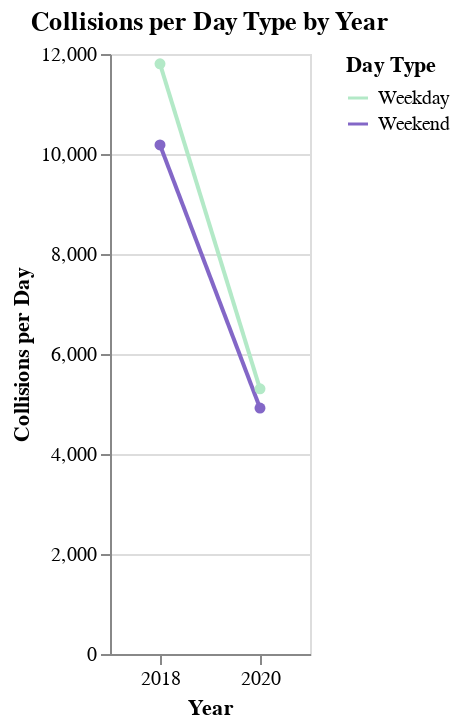

Notebook code cell kept with this figure:
### Code cell
df = collisions.loc[:, ['YEAR', 'DAY NAME', 'TYPE OF DAY']]
df.insert(0, 'COUNT', 1)

df = df.groupby(['YEAR', 'TYPE OF DAY']).count().reset_index()
# divide count by 5 if it is a weekday
df['COUNT'] = df.apply(lambda x: x['COUNT']/5 if x['TYPE OF DAY'] == 'Weekday' else x['COUNT']/2, axis=1)


slope = alt.Chart(df).mark_line().encode(
    x=alt.X('YEAR:N', title='Year', axis=alt.Axis(labelAngle=0)),
    y=alt.Y('COUNT:Q', title='Collisions per Day'),
    color=alt.Color('TYPE OF DAY:N', legend=alt.Legend(title='Day Type'))
)

pts = alt.Chart(df).mark_point(
    filled=True,
    opacity=1
).encode(
    x=alt.X('YEAR:N', title='Year', axis=alt.Axis(labelAngle=0)),
    y=alt.Y('COUNT:Q', title='Collisions per Day'),
    color=alt.Color('TYPE OF DAY:N',
                    scale=alt.Scale(range=['#B3E9C7', '#8367C7']),
                    legend=None)
)
alt.layer(slope, pts).properties(width=100, height=300, title='Collisions per Day Type by Year')

### Figure 1 — Vega specification as saved in the notebook (floating-point values rounded to 4 significant figures)
{"$schema": "https://vega.github.io/schema/vega/v5.json", "data": [{"name": "source_0", "values": [{"YEAR": 2018, "TYPE OF DAY": "Weekday", "COUNT": 11800.0, "DAY NAME": 59020}, {"YEAR": 2018, "TYPE OF DAY": "Weekend", "COUNT": 10180.0, "DAY NAME": 20363}, {"YEAR": 2020, "TYPE OF DAY": "Weekday", "COUNT": 5304.0, "DAY NAME": 26520}, {"YEAR": 2020, "TYPE OF DAY": "Weekend", "COUNT": 4918.0, "DAY NAME": 9837}]}, {"name": "data_0", "values": [{"COUNT": 11800.0, "TYPE OF DAY": "Weekday", "YEAR": 2018}, {"COUNT": 10180.0, "TYPE OF DAY": "Weekend", "YEAR": 2018}, {"COUNT": 5304.0, "TYPE OF DAY": "Weekday", "YEAR": 2020}, {"COUNT": 4918.0, "TYPE OF DAY": "Weekend", "YEAR": 2020}]}, {"name": "source_0_x_domain_YEAR_0", "values": [{"YEAR": 2018}, {"YEAR": 2020}]}, {"name": "data_0_x_domain_YEAR_1", "values": [{"YEAR": 2018}, {"YEAR": 2020}]}, {"name": "source_0_color_domain_TYPE OF DAY_0", "values": [{"TYPE OF DAY": "Weekday"}, {"TYPE OF DAY": "Weekend"}]}, {"name": "data_0_color_domain_TYPE OF DAY_1", "values": [{"TYPE OF DAY": "Weekday"}, {"TYPE OF DAY": "Weekend"}]}], "marks": [{"type": "group", "name": "layer_0_pathgroup", "from": {"facet": {"data": "source_0", "name": "faceted_path_layer_0_main", "groupby": ["TYPE OF DAY"]}}, "encode": {"update": {"height": {"field": {"signal": null, "datum": null, "group": "height", "parent": null}}, "width": {"field": {"signal": null, "datum": null, "group": "width", "parent": null}}}}, "marks": [{"type": "line", "name": "layer_0_marks", "from": {"data": "faceted_path_layer_0_main"}, "sort": {"field": "datum[\"YEAR\"]"}, "encode": {"update": {"y": {"field": "COUNT", "scale": "y"}, "defined": {"signal": "isValid(datum[\"COUNT\"]) && isFinite(+datum[\"COUNT\"])"}, "description": {"signal": "\"Year: \" + (isValid(datum[\"YEAR\"]) ? datum[\"YEAR\"] : \"\"+datum[\"YEAR\"]) + \"; Collisions per Day: \" + (format(datum[\"COUNT\"], \"\")) + \"; TYPE OF DAY: \" + (isValid(datum[\"TYPE OF DAY\"]) ? datum[\"TYPE OF DAY\"] : \"\"+datum[\"TYPE OF DAY\"])"}, "x": {"field": "YEAR", "scale": "x"}, "stroke": {"field": "TYPE OF DAY", "scale": "color"}}}, "style": ["line"]}]}, {"type": "symbol", "name": "layer_1_marks", "from": {"data": "data_0"}, "encode": {"update": {"ariaRoleDescription": {"value": "point"}, "opacity": {"value": 1}, "x": {"field": "YEAR", "scale": "x"}, "y": {"field": "COUNT", "scale": "y"}, "description": {"signal": "\"Year: \" + (isValid(datum[\"YEAR\"]) ? datum[\"YEAR\"] : \"\"+datum[\"YEAR\"]) + \"; Collisions per Day: \" + (format(datum[\"COUNT\"], \"\")) + \"; TYPE OF DAY: \" + (isValid(datum[\"TYPE OF DAY\"]) ? datum[\"TYPE OF DAY\"] : \"\"+datum[\"TYPE OF DAY\"])"}, "fill": {"field": "TYPE OF DAY", "scale": "color"}}}, "style": ["point"]}], "scales": [{"name": "x", "type": "point", "domain": {"fields": [{"data": "source_0_x_domain_YEAR_0", "field": "YEAR"}, {"data": "data_0_x_domain_YEAR_1", "field": "YEAR"}], "sort": true}, "range": [0, {"signal": "width"}], "padding": 0.5}, {"name": "y", "type": "linear", "domain": {"fields": [{"data": "source_0", "field": "COUNT"}, {"data": "data_0", "field": "COUNT"}]}, "range": [{"signal": "height"}, 0], "nice": true, "zero": true}, {"name": "color", "type": "ordinal", "domain": {"fields": [{"data": "source_0_color_domain_TYPE OF DAY_0", "field": "TYPE OF DAY"}, {"data": "data_0_color_domain_TYPE OF DAY_1", "field": "TYPE OF DAY"}], "sort": true}, "range": ["#B3E9C7", "#8367C7"]}], "axes": [{"scale": "y", "tickCount": {"signal": "ceil(height/40)"}, "ticks": false, "orient": "left", "gridScale": "x", "labels": false, "minExtent": 0, "grid": true, "aria": false, "maxExtent": 0, "zindex": 0, "domain": false}, {"scale": "x", "labelAngle": 0, "labelBaseline": "top", "title": "Year", "zindex": 0, "grid": false, "orient": "bottom"}, {"scale": "y", "zindex": 0, "labelOverlap": true, "title": "Collisions per Day", "orient": "left", "grid": false, "tickCount": {"signal": "ceil(height/40)"}}], "title": {"text": "Collisions per Day Type by Year", "frame": "group"}, "legends": [{"title": "Day Type", "stroke": "color", "symbolType": "stroke", "fill": "color"}], "padding": 5, "width": 100, "height": 300, "background": "white", "style": "cell"}
